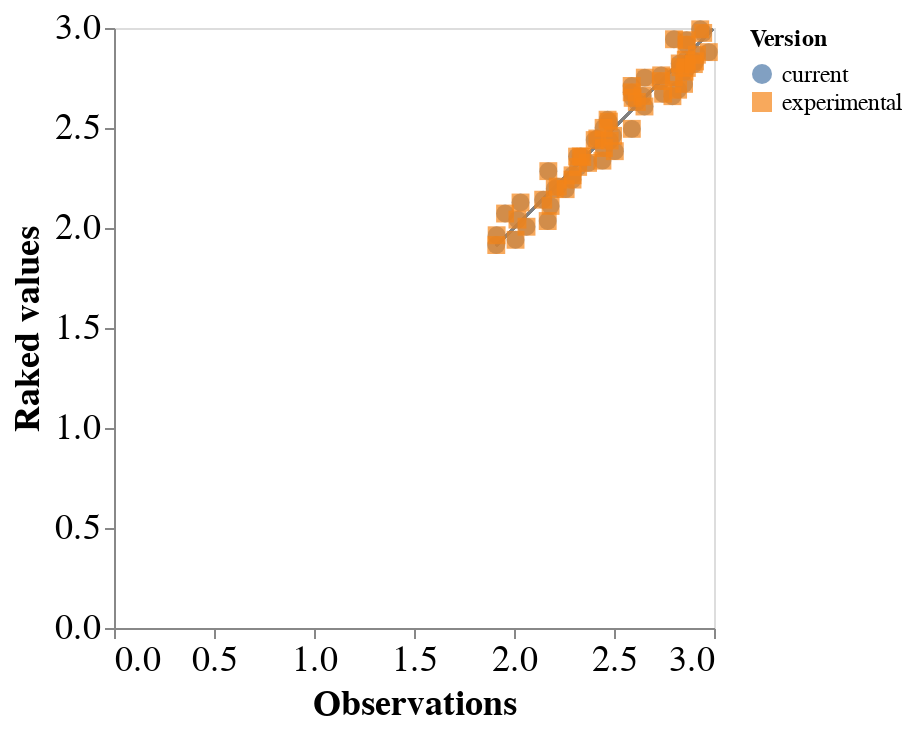

Write notebook code for a chart like this one.
### Code cell
chart

### Figure 1 — Vega-Lite specification as saved in the notebook (floating-point values rounded to 4 significant figures)
{"config": {"view": {"continuousWidth": 300, "continuousHeight": 300}, "axis": {"labelFontSize": 18, "titleFontSize": 18}, "legend": {"labelFontSize": 12, "titleFontSize": 12}}, "layer": [{"mark": {"type": "rule", "color": "grey"}, "encoding": {"x": {"type": "quantitative", "datum": {"expr": "param_9"}}, "x2": {"datum": {"expr": "param_10"}, "type": "quantitative"}, "y": {"type": "quantitative", "datum": {"expr": "param_11"}}, "y2": {"datum": {"expr": "param_12"}, "type": "quantitative"}}}, {"mark": {"type": "point", "filled": true, "size": 80}, "encoding": {"color": {"field": "version", "legend": {"title": "Version"}, "type": "nominal"}, "shape": {"field": "version", "legend": {"title": "Version"}, "type": "nominal"}, "x": {"axis": {"title": "Observations"}, "field": "value", "scale": {"domain": [{"expr": "param_9"}, {"expr": "param_10"}]}, "type": "quantitative"}, "y": {"axis": {"title": "Raked values"}, "field": "raked_value", "scale": {"domain": [{"expr": "param_11"}, {"expr": "param_12"}]}, "type": "quantitative"}}}], "data": {"name": "data-b8692c34dc90422537264948697affeb"}, "params": [{"name": "param_9", "value": 1.911}, {"name": "param_10", "value": 2.993}, {"name": "param_11", "value": 1.911}, {"name": "param_12", "value": 2.993}], "$schema": "https://vega.github.io/schema/vega-lite/v5.20.1.json", "datasets": {"data-b8692c34dc90422537264948697affeb": [{"value": 2.593, "var1": 0, "var2": 0, "var3": 0, "raked_value": 2.651, "version": "current"}, {"value": 1.911, "var1": 1, "var2": 0, "var3": 0, "raked_value": 1.915, "version": "current"}, {"value": 2.745, "var1": 2, "var2": 0, "var3": 0, "raked_value": 2.671, "version": "current"}, {"value": 2.863, "var1": 0, "var2": 1, "var3": 0, "raked_value": 2.939, "version": "current"}, {"value": 2.417, "var1": 1, "var2": 1, "var3": 0, "raked_value": 2.447, "version": "current"}, {"value": 2.864, "var1": 2, "var2": 1, "var3": 0, "raked_value": 2.8, "version": "current"}, {"value": 2.974, "var1": 0, "var2": 2, "var3": 0, "raked_value": 2.879, "version": "current"}, {"value": 2.82, "var1": 1, "var2": 2, "var3": 0, "raked_value": 2.691, "version": "current"}, {"value": 2.85, "var1": 2, "var2": 2, "var3": 0, "raked_value": 2.721, "version": "current"}, {"value": 1.955, "var1": 0, "var2": 3, "var3": 0, "raked_value": 2.072, "version": "current"}, {"value": 2.315, "var1": 1, "var2": 3, "var3": 0, "raked_value": 2.357, "version": "current"}, {"value": 2.219, "var1": 2, "var2": 3, "var3": 0, "raked_value": 2.207, "version": "current"}, {"value": 2.37, "var1": 0, "var2": 0, "var3": 1, "raked_value": 2.325, "version": "current"}, {"value": 2.062, "var1": 1, "var2": 0, "var3": 1, "raked_value": 2.006, "version": "current"}, {"value": 2.504, "var1": 2, "var2": 0, "var3": 1, "raked_value": 2.384, "version": "current"}, {"value": 2.475, "var1": 0, "var2": 1, "var3": 1, "raked_value": 2.532, "version": "current"}, {"value": 2.931, "var1": 1, "var2": 1, "var3": 1, "raked_value": 2.993, "version": "current"}, {"value": 2.321, "var1": 2, "var2": 1, "var3": 1, "raked_value": 2.305, "version": "current"}, {"value": 2.008, "var1": 0, "var2": 2, "var3": 1, "raked_value": 1.941, "version": "current"}, {"value": 2.589, "var1": 1, "var2": 2, "var3": 1, "raked_value": 2.496, "version": "current"}, {"value": 2.258, "var1": 2, "var2": 2, "var3": 1, "raked_value": 2.194, "version": "current"}, {"value": 2.8, "var1": 0, "var2": 3, "var3": 1, "raked_value": 2.944, "version": "current"}, {"value": 2.448, "var1": 1, "var2": 3, "var3": 1, "raked_value": 2.501, "version": "current"}, {"value": 2.341, "var1": 2, "var2": 3, "var3": 1, "raked_value": 2.355, "version": "current"}, {"value": 1.913, "var1": 0, "var2": 0, "var3": 2, "raked_value": 1.964, "version": "current"}, {"value": 2.734, "var1": 1, "var2": 0, "var3": 2, "raked_value": 2.735, "version": "current"}, {"value": 2.652, "var1": 2, "var2": 0, "var3": 2, "raked_value": 2.608, "version": "current"}, {"value": 2.859, "var1": 0, "var2": 1, "var3": 2, "raked_value": 2.841, "version": "current"}, {"value": 2.905, "var1": 1, "var2": 1, "var3": 2, "raked_value": 2.833, "version": "current"}, {"value": 2.792, "var1": 2, "var2": 1, "var3": 2, "raked_value": 2.659, "version": "current"}, {"value": 2.829, "var1": 0, "var2": 2, "var3": 2, "raked_value": 2.823, "version": "current"}, {"value": 2.293, "var1": 1, "var2": 2, "var3": 2, "raked_value": 2.242, "version": "current"}, {"value": 2.833, "var1": 2, "var2": 2, "var3": 2, "raked_value": 2.804, "version": "current"}, {"value": 2.468, "var1": 0, "var2": 3, "var3": 2, "raked_value": 2.541, "version": "current"}, {"value": 2.914, "var1": 1, "var2": 3, "var3": 2, "raked_value": 2.866, "version": "current"}, {"value": 2.899, "var1": 2, "var2": 3, "var3": 2, "raked_value": 2.819, "version": "current"}, {"value": 2.033, "var1": 0, "var2": 0, "var3": 3, "raked_value": 2.128, "version": "current"}, {"value": 2.589, "var1": 1, "var2": 0, "var3": 3, "raked_value": 2.678, "version": "current"}, {"value": 2.204, "var1": 2, "var2": 0, "var3": 3, "raked_value": 2.196, "version": "current"}, {"value": 2.403, "var1": 0, "var2": 1, "var3": 3, "raked_value": 2.44, "version": "current"}, {"value": 2.736, "var1": 1, "var2": 1, "var3": 3, "raked_value": 2.763, "version": "current"}, {"value": 2.183, "var1": 2, "var2": 1, "var3": 3, "raked_value": 2.11, "version": "current"}, {"value": 2.017, "var1": 0, "var2": 2, "var3": 3, "raked_value": 2.042, "version": "current"}, {"value": 2.614, "var1": 1, "var2": 2, "var3": 3, "raked_value": 2.63, "version": "current"}, {"value": 2.146, "var1": 2, "var2": 2, "var3": 3, "raked_value": 2.141, "version": "current"}, {"value": 2.172, "var1": 0, "var2": 3, "var3": 3, "raked_value": 2.284, "version": "current"}, {"value": 2.863, "var1": 1, "var2": 3, "var3": 3, "raked_value": 2.917, "version": "current"}, {"value": 2.293, "var1": 2, "var2": 3, "var3": 3, "raked_value": 2.263, "version": "current"}, {"value": 2.588, "var1": 0, "var2": 0, "var3": 4, "raked_value": 2.71, "version": "current"}, {"value": 2.654, "var1": 1, "var2": 0, "var3": 4, "raked_value": 2.752, "version": "current"}, {"value": 2.333, "var1": 2, "var2": 0, "var3": 4, "raked_value": 2.358, "version": "current"}, {"value": 2.946, "var1": 0, "var2": 1, "var3": 4, "raked_value": 2.975, "version": "current"}, {"value": 2.643, "var1": 1, "var2": 1, "var3": 4, "raked_value": 2.661, "version": "current"}, {"value": 2.853, "var1": 2, "var2": 1, "var3": 4, "raked_value": 2.782, "version": "current"}, {"value": 2.799, "var1": 0, "var2": 2, "var3": 4, "raked_value": 2.754, "version": "current"}, {"value": 2.45, "var1": 1, "var2": 2, "var3": 4, "raked_value": 2.4, "version": "current"}, {"value": 2.478, "var1": 2, "var2": 2, "var3": 4, "raked_value": 2.437, "version": "current"}, {"value": 2.495, "var1": 0, "var2": 3, "var3": 4, "raked_value": 2.461, "version": "current"}, {"value": 2.442, "var1": 1, "var2": 3, "var3": 4, "raked_value": 2.337, "version": "current"}, {"value": 2.169, "var1": 2, "var2": 3, "var3": 4, "raked_value": 2.035, "version": "current"}, {"value": 2.593, "var1": 0, "var2": 0, "var3": 0, "raked_value": 2.651, "version": "experimental"}, {"value": 2.37, "var1": 0, "var2": 0, "var3": 1, "raked_value": 2.325, "version": "experimental"}, {"value": 1.913, "var1": 0, "var2": 0, "var3": 2, "raked_value": 1.964, "version": "experimental"}, {"value": 2.033, "var1": 0, "var2": 0, "var3": 3, "raked_value": 2.128, "version": "experimental"}, {"value": 2.588, "var1": 0, "var2": 0, "var3": 4, "raked_value": 2.71, "version": "experimental"}, {"value": 2.863, "var1": 0, "var2": 1, "var3": 0, "raked_value": 2.939, "version": "experimental"}, {"value": 2.475, "var1": 0, "var2": 1, "var3": 1, "raked_value": 2.532, "version": "experimental"}, {"value": 2.859, "var1": 0, "var2": 1, "var3": 2, "raked_value": 2.841, "version": "experimental"}, {"value": 2.403, "var1": 0, "var2": 1, "var3": 3, "raked_value": 2.44, "version": "experimental"}, {"value": 2.946, "var1": 0, "var2": 1, "var3": 4, "raked_value": 2.975, "version": "experimental"}, {"value": 2.974, "var1": 0, "var2": 2, "var3": 0, "raked_value": 2.879, "version": "experimental"}, {"value": 2.008, "var1": 0, "var2": 2, "var3": 1, "raked_value": 1.941, "version": "experimental"}, {"value": 2.829, "var1": 0, "var2": 2, "var3": 2, "raked_value": 2.823, "version": "experimental"}, {"value": 2.017, "var1": 0, "var2": 2, "var3": 3, "raked_value": 2.042, "version": "experimental"}, {"value": 2.799, "var1": 0, "var2": 2, "var3": 4, "raked_value": 2.754, "version": "experimental"}, {"value": 1.955, "var1": 0, "var2": 3, "var3": 0, "raked_value": 2.072, "version": "experimental"}, {"value": 2.8, "var1": 0, "var2": 3, "var3": 1, "raked_value": 2.944, "version": "experimental"}, {"value": 2.468, "var1": 0, "var2": 3, "var3": 2, "raked_value": 2.541, "version": "experimental"}, {"value": 2.172, "var1": 0, "var2": 3, "var3": 3, "raked_value": 2.284, "version": "experimental"}, {"value": 2.495, "var1": 0, "var2": 3, "var3": 4, "raked_value": 2.461, "version": "experimental"}, {"value": 1.911, "var1": 1, "var2": 0, "var3": 0, "raked_value": 1.915, "version": "experimental"}, {"value": 2.062, "var1": 1, "var2": 0, "var3": 1, "raked_value": 2.006, "version": "experimental"}, {"value": 2.734, "var1": 1, "var2": 0, "var3": 2, "raked_value": 2.735, "version": "experimental"}, {"value": 2.589, "var1": 1, "var2": 0, "var3": 3, "raked_value": 2.678, "version": "experimental"}, {"value": 2.654, "var1": 1, "var2": 0, "var3": 4, "raked_value": 2.752, "version": "experimental"}, {"value": 2.417, "var1": 1, "var2": 1, "var3": 0, "raked_value": 2.447, "version": "experimental"}, {"value": 2.931, "var1": 1, "var2": 1, "var3": 1, "raked_value": 2.993, "version": "experimental"}, {"value": 2.905, "var1": 1, "var2": 1, "var3": 2, "raked_value": 2.833, "version": "experimental"}, {"value": 2.736, "var1": 1, "var2": 1, "var3": 3, "raked_value": 2.763, "version": "experimental"}, {"value": 2.643, "var1": 1, "var2": 1, "var3": 4, "raked_value": 2.661, "version": "experimental"}, {"value": 2.82, "var1": 1, "var2": 2, "var3": 0, "raked_value": 2.691, "version": "experimental"}, {"value": 2.589, "var1": 1, "var2": 2, "var3": 1, "raked_value": 2.496, "version": "experimental"}, {"value": 2.293, "var1": 1, "var2": 2, "var3": 2, "raked_value": 2.242, "version": "experimental"}, {"value": 2.614, "var1": 1, "var2": 2, "var3": 3, "raked_value": 2.63, "version": "experimental"}, {"value": 2.45, "var1": 1, "var2": 2, "var3": 4, "raked_value": 2.4, "version": "experimental"}, {"value": 2.315, "var1": 1, "var2": 3, "var3": 0, "raked_value": 2.357, "version": "experimental"}, {"value": 2.448, "var1": 1, "var2": 3, "var3": 1, "raked_value": 2.501, "version": "experimental"}, {"value": 2.914, "var1": 1, "var2": 3, "var3": 2, "raked_value": 2.866, "version": "experimental"}, {"value": 2.863, "var1": 1, "var2": 3, "var3": 3, "raked_value": 2.917, "version": "experimental"}, {"value": 2.442, "var1": 1, "var2": 3, "var3": 4, "raked_value": 2.337, "version": "experimental"}, {"value": 2.745, "var1": 2, "var2": 0, "var3": 0, "raked_value": 2.671, "version": "experimental"}, {"value": 2.504, "var1": 2, "var2": 0, "var3": 1, "raked_value": 2.384, "version": "experimental"}, {"value": 2.652, "var1": 2, "var2": 0, "var3": 2, "raked_value": 2.608, "version": "experimental"}, {"value": 2.204, "var1": 2, "var2": 0, "var3": 3, "raked_value": 2.196, "version": "experimental"}, {"value": 2.333, "var1": 2, "var2": 0, "var3": 4, "raked_value": 2.358, "version": "experimental"}, {"value": 2.864, "var1": 2, "var2": 1, "var3": 0, "raked_value": 2.8, "version": "experimental"}, {"value": 2.321, "var1": 2, "var2": 1, "var3": 1, "raked_value": 2.305, "version": "experimental"}, {"value": 2.792, "var1": 2, "var2": 1, "var3": 2, "raked_value": 2.659, "version": "experimental"}, {"value": 2.183, "var1": 2, "var2": 1, "var3": 3, "raked_value": 2.11, "version": "experimental"}, {"value": 2.853, "var1": 2, "var2": 1, "var3": 4, "raked_value": 2.782, "version": "experimental"}, {"value": 2.85, "var1": 2, "var2": 2, "var3": 0, "raked_value": 2.721, "version": "experimental"}, {"value": 2.258, "var1": 2, "var2": 2, "var3": 1, "raked_value": 2.194, "version": "experimental"}, {"value": 2.833, "var1": 2, "var2": 2, "var3": 2, "raked_value": 2.804, "version": "experimental"}, {"value": 2.146, "var1": 2, "var2": 2, "var3": 3, "raked_value": 2.141, "version": "experimental"}, {"value": 2.478, "var1": 2, "var2": 2, "var3": 4, "raked_value": 2.437, "version": "experimental"}, {"value": 2.219, "var1": 2, "var2": 3, "var3": 0, "raked_value": 2.207, "version": "experimental"}, {"value": 2.341, "var1": 2, "var2": 3, "var3": 1, "raked_value": 2.355, "version": "experimental"}, {"value": 2.899, "var1": 2, "var2": 3, "var3": 2, "raked_value": 2.819, "version": "experimental"}, {"value": 2.293, "var1": 2, "var2": 3, "var3": 3, "raked_value": 2.263, "version": "experimental"}, {"value": 2.169, "var1": 2, "var2": 3, "var3": 4, "raked_value": 2.035, "version": "experimental"}]}}
